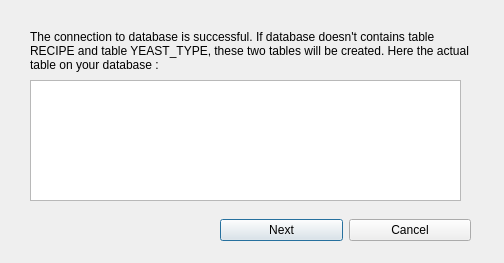
<?xml version="1.0" encoding="UTF-8"?>
<ui version="4.0">
 <class>GetDatabasePath</class>
 <widget class="QDialog" name="GetDatabasePath">
  <property name="geometry">
   <rect>
    <x>0</x>
    <y>0</y>
    <width>504</width>
    <height>263</height>
   </rect>
  </property>
  <property name="windowTitle">
   <string>Database Configuration</string>
  </property>
  <widget class="QStackedWidget" name="stackedWidget">
   <property name="geometry">
    <rect>
     <x>20</x>
     <y>20</y>
     <width>471</width>
     <height>191</height>
    </rect>
   </property>
   <property name="currentIndex">
    <number>2</number>
   </property>
   <widget class="QWidget" name="page">
    <widget class="QWidget" name="gridLayoutWidget">
     <property name="geometry">
      <rect>
       <x>0</x>
       <y>40</y>
       <width>461</width>
       <height>141</height>
      </rect>
     </property>
     <layout class="QGridLayout" name="ServerInfo">
      <property name="rightMargin">
       <number>9</number>
      </property>
      <item row="1" column="1">
       <widget class="QLineEdit" name="password">
        <property name="enabled">
         <bool>true</bool>
        </property>
       </widget>
      </item>
      <item row="0" column="1">
       <widget class="QLineEdit" name="username">
        <property name="enabled">
         <bool>true</bool>
        </property>
       </widget>
      </item>
      <item row="0" column="0">
       <widget class="QLabel" name="label">
        <property name="text">
         <string>Username</string>
        </property>
       </widget>
      </item>
      <item row="2" column="1">
       <widget class="QLineEdit" name="host">
        <property name="enabled">
         <bool>true</bool>
        </property>
       </widget>
      </item>
      <item row="2" column="0">
       <widget class="QLabel" name="label_3">
        <property name="text">
         <string>IP Address</string>
        </property>
       </widget>
      </item>
      <item row="1" column="0">
       <widget class="QLabel" name="label_2">
        <property name="text">
         <string>Password</string>
        </property>
       </widget>
      </item>
      <item row="3" column="0">
       <widget class="QLabel" name="label_4">
        <property name="text">
         <string>Port</string>
        </property>
       </widget>
      </item>
      <item row="3" column="1">
       <widget class="QLineEdit" name="port">
        <property name="enabled">
         <bool>true</bool>
        </property>
        <property name="text">
         <string>3306</string>
        </property>
       </widget>
      </item>
     </layout>
     <zorder>label_2</zorder>
     <zorder>label_3</zorder>
     <zorder>label_4</zorder>
     <zorder>label</zorder>
     <zorder>password</zorder>
     <zorder>host</zorder>
     <zorder>port</zorder>
     <zorder>username</zorder>
    </widget>
    <widget class="QLabel" name="label_info">
     <property name="geometry">
      <rect>
       <x>0</x>
       <y>0</y>
       <width>451</width>
       <height>41</height>
      </rect>
     </property>
     <property name="text">
      <string>Enter the configuration information of your SQL Server :</string>
     </property>
    </widget>
   </widget>
   <widget class="QWidget" name="page_2">
    <widget class="QLabel" name="label_5">
     <property name="geometry">
      <rect>
       <x>10</x>
       <y>10</y>
       <width>381</width>
       <height>16</height>
      </rect>
     </property>
     <property name="text">
      <string>Connection to server successful, please select a Database :</string>
     </property>
    </widget>
    <widget class="QComboBox" name="database_available">
     <property name="geometry">
      <rect>
       <x>40</x>
       <y>70</y>
       <width>311</width>
       <height>22</height>
      </rect>
     </property>
    </widget>
    <widget class="QLabel" name="label_6">
     <property name="geometry">
      <rect>
       <x>40</x>
       <y>40</y>
       <width>131</width>
       <height>16</height>
      </rect>
     </property>
     <property name="text">
      <string>Available Database :</string>
     </property>
    </widget>
   </widget>
   <widget class="QWidget" name="page_3">
    <widget class="QLabel" name="label_7">
     <property name="geometry">
      <rect>
       <x>10</x>
       <y>10</y>
       <width>441</width>
       <height>151</height>
      </rect>
     </property>
     <property name="text">
      <string>&lt;html&gt;&lt;head/&gt;&lt;body&gt;&lt;p&gt;The connection to database is successful. If database doesn't contains table RECIPE and table YEAST_TYPE, these two tables will be created. Here the actual table on your database :&lt;/p&gt;&lt;p&gt;&lt;br/&gt;&lt;/p&gt;&lt;/body&gt;&lt;/html&gt;</string>
     </property>
     <property name="alignment">
      <set>Qt::AlignmentFlag::AlignLeading|Qt::AlignmentFlag::AlignLeft|Qt::AlignmentFlag::AlignTop</set>
     </property>
     <property name="wordWrap">
      <bool>true</bool>
     </property>
    </widget>
    <widget class="QListWidget" name="table_available">
     <property name="geometry">
      <rect>
       <x>10</x>
       <y>60</y>
       <width>431</width>
       <height>121</height>
      </rect>
     </property>
    </widget>
   </widget>
  </widget>
  <widget class="QWidget" name="horizontalLayoutWidget">
   <property name="geometry">
    <rect>
     <x>220</x>
     <y>200</y>
     <width>251</width>
     <height>61</height>
    </rect>
   </property>
   <layout class="QHBoxLayout" name="horizontalLayout">
    <item>
     <widget class="QPushButton" name="next">
      <property name="text">
       <string>Next</string>
      </property>
     </widget>
    </item>
    <item>
     <widget class="QPushButton" name="cancel">
      <property name="text">
       <string>Cancel</string>
      </property>
     </widget>
    </item>
   </layout>
  </widget>
 </widget>
 <resources/>
 <connections/>
</ui>
